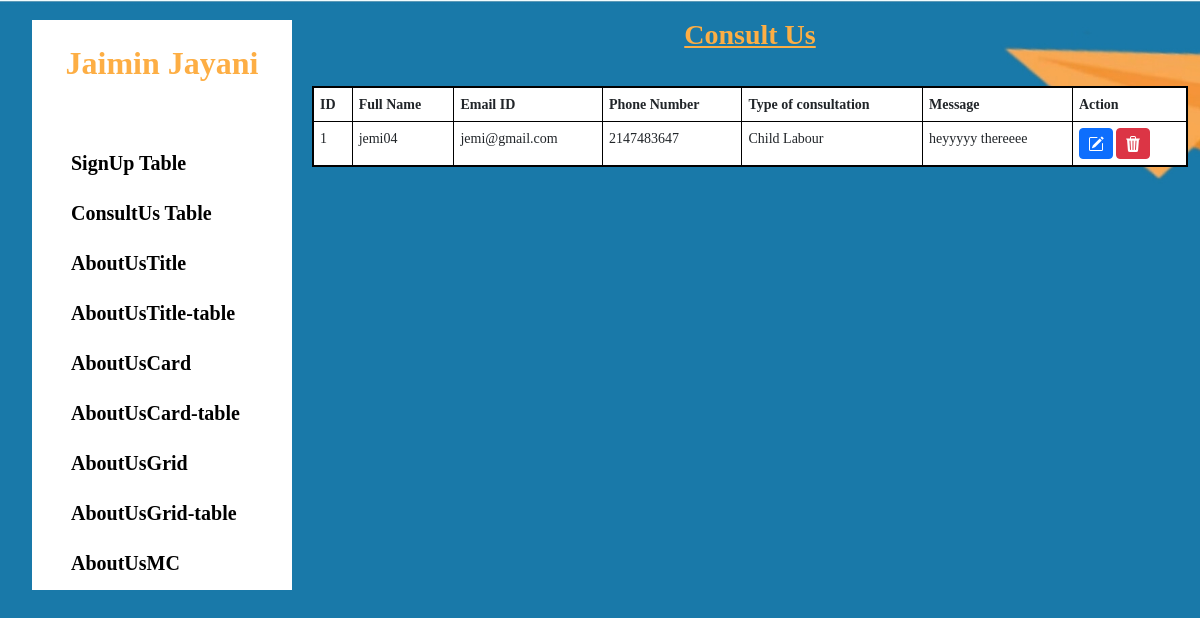
Page /admin/ConsultUs.php (signed in) on the committed database.
### tables this page shows
CREATE TABLE `user` (
  `id` int(255) NOT NULL,
  `name` varchar(255) NOT NULL,
  `email` varchar(255) NOT NULL,
  `password` varchar(255) NOT NULL
);

CREATE TABLE `consultus` (
  `id` int(255) NOT NULL,
  `name` varchar(255) NOT NULL,
  `email` varchar(255) NOT NULL,
  `phone_no` int(255) NOT NULL,
  `typeofconsultation` varchar(255) NOT NULL,
  `message` varchar(255) NOT NULL
);

### admin/ConsultUs.php (the view, shortened to what this page needs)
<?php
include 'include/header.php';
 include 'include/conn.php';
    $id = $name = $email = $phone_no = $typeofconsultation = $message = "";
    $edit = false;
?>
<div class="wrapper">
    <div class="container-fluid">
        <div class="row">
            <div class="col-xl-3 col-lg-4 col-md-4">
                <div class="menu">
                    <?php include 'include/sidebar.php' ?>
                </div>
            </div>
            <div class="col-xl-9 col-lg-8 col-md-8">
                <div class="row mt-2">
                    <div class="col-md-12">
                        <h1 class="title mb-4"><u><?php echo $edit ? "Edit Consult Us" : "Consult Us"; ?></u></h1>
                    </div>
                </div>
                <?php if ($edit): ?>
                    <div class="card">
                        <div class="card-header bg-primary text-white">Edit Consult Us</div>
                        <div class="card-body">
                            <form method="post" enctype="multipart/form-data">
                                <input type="hidden" name="id" value="<?php echo $id; ?>">
                                <div class="form-group">
                                    <label>Full Name</label>
                                    <input type="text" name="name" class="form-control" value="<?php echo $_POST['name']; ?>" required>
                                </div>
                                <div class="form-group">
                                    <label>Email ID</label>
                                    <input type="email" name="email" class="form-control" value="<?php echo $_POST['email']; ?>" required>
                                </div>
                                <div class="form-group">
                                    <label>Phone Number</label>
                                    <input type="text" name="phone_no" class="form-control" value="<?php echo $_POST['phone_no']; ?>" required>
                                </div>
                                <div class="form-group">
                                    <label for="consultationType" class="form-label"><h5>Type of Consultation:</h5></label>
                                    <select id="typeofconsultation" name="typeofconsultation" class="form-select" value="<?php echo $_POST['typeofconsultation']; ?>" required>
                                        <option value="" disabled selected>Select type</option>
                                        <option value="Education">Education</option>
                                        <option value="Health">Health</option>
                                        <option value="Child Labour">Child Labour</option>
                                        <option value="Women Empowerment">Women Empowerment</option>
                                    </select>
                                </div>
                                <div class="form-group">
                                    <label>Message</label>
                                    <input type="text" name="message" class="form-control" value="<?php echo $_POST['message']; ?>" required>
                                </div>
                                <button type="submit" name="update" class="mybtnn"><span>Update</span></button>
                                <button class="cancelbtn"><a href="ConsultUs.php" style="text-decoration: none;"><span>Cancel</span></a></button>
                            </form>
                        </div>
                    </div>
                <?php else: ?>
                    <div class="row">
                        <div class="col-lg-12">
                            <div class="table-responsive">
                                <?php
                                $sql = "SELECT id, name, email, phone_no, typeofconsultation, message FROM consultus";
                                $result = $conn->query($sql);
                                if ($result->num_rows > 0) {
                                    echo '<table class="table table-bordered table-hover">
                                        <thead class="thead-dark">
                                            <tr>
                                                <th>ID</th>
                                                <th>Full Name</th>
                                                <th>Email ID</th>
                                                <th>Phone Number</th>
                                                <th>Type of consultation</th>
                                                <th>Message</th>
                                                <th>Action</th>
                                            </tr>
                                        </thead>
                                        <tbody>';
                                    while ($row = $result->fetch_assoc()) {
                                        echo "<tr>
                                            <td>{$row['id']}</td>
                                            <td>{$row['name']}</td>
                                            <td>{$row['email']}</td>
                                            <td>{$row['phone_no']}</td>
                                            <td>{$row['typeofconsultation']}</td>
                                            <td>{$row['message']}</td>
                                            <td>
                                                <form method='post'>
                                                    <input type='hidden' name='id' value='{$row['id']}'>
                                                    <input type='hidden' name='name' value='{$row['name']}'>
                                                    <input type='hidden' name='email' value='{$row['email']}'>
                                                    <input type='hidden' name='phone_no' value='{$row['phone_no']}'>
                                                    <input type='hidden' name='typeofconsultation' value='{$row['typeofconsultation']}'>
                                                    <input type='hidden' name='message' value='{$row['message']}'>
                                                    <button type='submit' name='edit' class='btn btn-primary btn-sm'>
                                                    </button>
                                                    <button type='submit' name='delete' class='btn btn-danger btn-sm' onclick='return confirm(\"Are you sure?\")'>
                                                    </button>
                                                </form>
                                            </td>
                                        </tr>";
                                    }
                                    echo '</tbody></table>';
                                } else {
                                    echo '<div class="alert alert-warning">No records found!</div>';
                                }
                                ?>
                            </div>
                        </div>
                    </div>
                <?php endif; ?>
            </div>
        </div>
    </div>
</div>
<?php include 'include/footer.php'; ?>

### admin/include/sidebar.php (shortened to what this page needs)
<?php include 'conn.php' ?>
<?php
   $email = $_SESSION['adminemail'];
   $sql1 = "SELECT name FROM user WHERE email = ?";
   $stmt = $conn->prepare($sql1);
   $stmt->bind_param("s",
    $email);
   $stmt->execute();
   $result = $stmt->get_result();
   ?>
<nav class="sidebar " style="background-color: white;" id="sidebar">
  <div class="p-4">
    <h2 class="text-center" style="font-weight: bold; color: #fdae44">
    <?php
      if ($row = $result->fetch_assoc()) {
        echo ($row["name"]);
    }
    ?>
    </h2>
  </div>
  <div class="p-4">
    <ul class="nav flex-column">
      <li class="nav-item">
        <a class="nav-link" href="Signup.php">SignUp Table</a>
      </li>
      <li class="nav-item">
        <a class="nav-link " href="ConsultUs.php">ConsultUs Table</a>
      </li>
      <li class="nav-item">
        <a class="nav-link " href="AboutTitle-form.php">AboutUsTitle</a>
      </li>
      <li class="nav-item">
        <a class="nav-link " href="AboutTitle-table.php">AboutUsTitle-table</a>
      </li>
      <li class="nav-item">
        <a class="nav-link " href="AboutCard-form.php">AboutUsCard</a>
      </li>
      <li class="nav-item">
        <a class="nav-link " href="AboutCard-table.php">AboutUsCard-table</a>
      </li>
      <li class="nav-item">
        <a class="nav-link " href="AboutGrid-form.php">AboutUsGrid</a>
      </li>
      <li class="nav-item">
        <a class="nav-link " href="AboutGrid-table.php">AboutUsGrid-table</a>
      </li>
      <li class="nav-item">
        <a class="nav-link " href="AboutMC-form.php">AboutUsMC</a>
      </li>
      <li class="nav-item">
        <a class="nav-link " href="AboutMC-table.php">AboutUsMC-table</a>
      </li>
    </ul>
  </div>
</nav>

### admin/mainstyle.css (style rules this page uses)
.background { font-family: 'Playfair Display SC', serif; background-image: url('Images/background.jpg'); background-size: cover; background-position: center; background-repeat: no-repeat; background-attachment: fixed; }
.sidebar { width: 260px; height: 570px; overflow-y: auto; }
.menu { display: block; width: 100%; padding: 20px; }
.menu ul { padding: 0; margin: 0; list-style-type: none; }
.menu ul li a { display: block; font-size: 20px; color: #000; font-weight: bold; padding: 10px 15px; text-decoration: none; }
.title { text-align: center; color: #fdae44; display: block; font-size: 28px; font-weight: 700; padding: 10px 15px; }
.table { border: 2px solid #000; }
.table tr th, .table tr td { font-size: 14px; padding: 6px 6px; }

### rows in the picture
user: name "Jaimin Jayani"
consultus: id "1", name "jemi04", email "jemi@gmail.com", phone_no "2147483647", typeofconsultation "Child Labour", message "heyyyyy thereeee"
